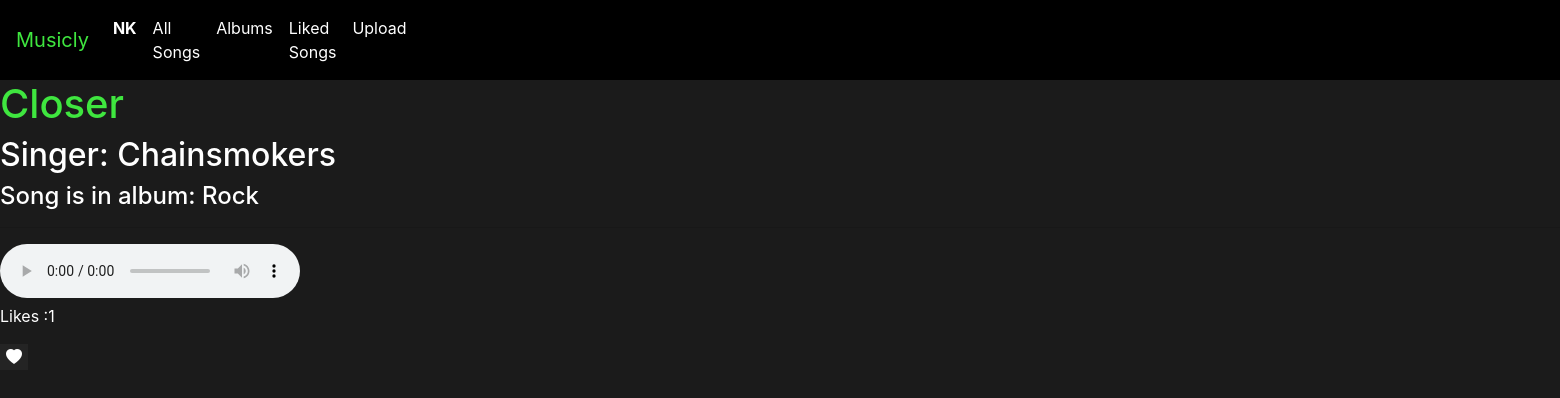
The page /song/20 (signed in) on the database its author committed.
### music/models.py (models this page shows)
class User(AbstractUser):
    pass

class Songs(models.Model):
    Title = models.CharField(max_length=45)
    Singer = models.CharField(max_length=105)
    Audio = models.FileField(upload_to='documents/')
    Poster = models.ForeignKey('User', on_delete=PROTECT, default=None )
    Albums = models.CharField( choices=Albumss, max_length=24, default="Other")
    liked_by = models.ManyToManyField('User', default=None, blank=True, related_name='song_likers')
    class Meta:
        db_table='Songs'

### music/views.py (the view)
# urls.py: path("song/<int:song_id>", views.song, name="song"),
def song(request, song_id):
    song = Songs.objects.get(id = song_id)
    return render(request, 'music/song.html', {
        "song": song,
    })

### music/templates/music/song.html (shortened to what this page needs)
{% extends "music/layout.html" %}
{% load static %}
{% block body %}
<h1 style="color: rgb(63, 230, 63);"> {{song.Title}} </h1>
<h2 style="color: white;">Singer: {{song.Singer}}</h2>
<h4 style="color: white">Song is in album: {{song.Albums}}</h4>
<hr>
<audio controls>
    <source src="{{ song.Audio.url }}" type="audio/mpeg">
</audio>
<p id="like-count -{{song.id}}" style="color: white;">Likes :{{song.liked_by.count}}</p>
{% if user.is_authenticated %}
<div id="like-view-{{song.id}}" style="display: {% if user in song.liked_by.all %} none {% else %} block {% endif %}">
    <button value="like" onclick="like_song({{song.id}})" class="likeunlike" id="like-{{song.id}}"><i class="bi bi-heart-fill" style="color: white;"></i></button>
</div>
{% endif %}
{% endblock %}

### music/templates/music/layout.html (shortened to what this page needs)
{% load static %}
<!DOCTYPE html>
<html lang="en">
    <head>
        <link rel="stylesheet" href="https://stackpath.bootstrapcdn.com/bootstrap/4.4.1/css/bootstrap.min.css">
        <link href="{% static 'music/styles.css' %}" rel="stylesheet">
        <link rel="stylesheet" href="https://cdn.jsdelivr.net/npm/bootstrap-icons@1.3.0/font/bootstrap-icons.css">
    </head>
    <body>
        <nav class="navbar navbar-expand-lg" style="background-color: #000;">
            <a class="navbar-brand" href="#" style="color: rgb(63, 230, 63);">Musicly</a>
            <div>
              <ul class="navbar-nav mr-auto">
                {% if user.is_authenticated %}
                    <li class="nav-item">
                        <a class="nav-link" href="#"><strong>{{ user.username }}</strong></a>
                    </li>
                {% endif %}
                <li class="nav-item">
                  <a class="nav-link" href="{% url 'index' %}">All Songs</a>
                </li>
                <li class="nav-item">
                    <a class="nav-link" href="{% url 'Albums' %}">Albums</a>
                </li>
                {% if user.is_authenticated %}
                     <li class="nav-item">
                        <a class="nav-link" href="{% url 'liked' %}">Liked Songs</a>
                     </li>
                    <li class="nav-item">
                        <a class="nav-link" href="{% url 'create' %}">Upload</a>
                    </li>
                    <li class="nav-item">
                    </li>
                {% endif %}
              </ul>
            </div>
          </nav>
        <div class="body">
            {% block body %}
            {% endblock %}
        </div>
    </body>
</html>

### music/static/music/styles.css (style rules this page uses)
body { background-color: #1b1b1b; }
h2, small, .nav-link, label { color: white; }
button { border: none; background-color: #242424; }

### rows shown on the page
User: username "NK"
Songs: Title "Closer", Singer "Chainsmokers", Albums "Rock", liked_by.count "1"
